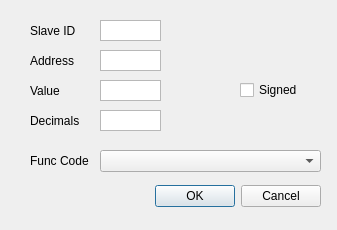
<?xml version="1.0" encoding="UTF-8"?>
<ui version="4.0">
 <class>WriteRegDialog</class>
 <widget class="QDialog" name="WriteRegDialog">
  <property name="geometry">
   <rect>
    <x>0</x>
    <y>0</y>
    <width>337</width>
    <height>230</height>
   </rect>
  </property>
  <property name="windowTitle">
   <string>Dialog</string>
  </property>
  <widget class="QDialogButtonBox" name="buttonBox">
   <property name="geometry">
    <rect>
     <x>90</x>
     <y>180</y>
     <width>231</width>
     <height>32</height>
    </rect>
   </property>
   <property name="orientation">
    <enum>Qt::Horizontal</enum>
   </property>
   <property name="standardButtons">
    <set>QDialogButtonBox::Cancel|QDialogButtonBox::Ok</set>
   </property>
  </widget>
  <widget class="QLabel" name="label_7">
   <property name="geometry">
    <rect>
     <x>30</x>
     <y>150</y>
     <width>61</width>
     <height>21</height>
    </rect>
   </property>
   <property name="text">
    <string>Func Code</string>
   </property>
   <property name="alignment">
    <set>Qt::AlignLeading|Qt::AlignLeft|Qt::AlignVCenter</set>
   </property>
   <property name="wordWrap">
    <bool>true</bool>
   </property>
  </widget>
  <widget class="QComboBox" name="comboFunctionCode">
   <property name="geometry">
    <rect>
     <x>100</x>
     <y>150</y>
     <width>221</width>
     <height>22</height>
    </rect>
   </property>
  </widget>
  <widget class="QTextEdit" name="SlaveID">
   <property name="geometry">
    <rect>
     <x>100</x>
     <y>20</y>
     <width>61</width>
     <height>21</height>
    </rect>
   </property>
   <property name="sizePolicy">
    <sizepolicy hsizetype="Expanding" vsizetype="Expanding">
     <horstretch>0</horstretch>
     <verstretch>0</verstretch>
    </sizepolicy>
   </property>
   <property name="verticalScrollBarPolicy">
    <enum>Qt::ScrollBarAlwaysOff</enum>
   </property>
  </widget>
  <widget class="QTextEdit" name="Value">
   <property name="geometry">
    <rect>
     <x>100</x>
     <y>80</y>
     <width>61</width>
     <height>21</height>
    </rect>
   </property>
   <property name="verticalScrollBarPolicy">
    <enum>Qt::ScrollBarAlwaysOff</enum>
   </property>
  </widget>
  <widget class="QLabel" name="label">
   <property name="geometry">
    <rect>
     <x>30</x>
     <y>20</y>
     <width>61</width>
     <height>21</height>
    </rect>
   </property>
   <property name="text">
    <string>Slave ID</string>
   </property>
   <property name="alignment">
    <set>Qt::AlignLeading|Qt::AlignLeft|Qt::AlignVCenter</set>
   </property>
   <property name="wordWrap">
    <bool>true</bool>
   </property>
  </widget>
  <widget class="QTextEdit" name="Address">
   <property name="geometry">
    <rect>
     <x>100</x>
     <y>50</y>
     <width>61</width>
     <height>21</height>
    </rect>
   </property>
   <property name="verticalScrollBarPolicy">
    <enum>Qt::ScrollBarAlwaysOff</enum>
   </property>
  </widget>
  <widget class="QLabel" name="label_6">
   <property name="geometry">
    <rect>
     <x>30</x>
     <y>80</y>
     <width>61</width>
     <height>21</height>
    </rect>
   </property>
   <property name="text">
    <string>Value</string>
   </property>
   <property name="alignment">
    <set>Qt::AlignLeading|Qt::AlignLeft|Qt::AlignVCenter</set>
   </property>
   <property name="wordWrap">
    <bool>true</bool>
   </property>
  </widget>
  <widget class="QLabel" name="label_5">
   <property name="geometry">
    <rect>
     <x>30</x>
     <y>50</y>
     <width>61</width>
     <height>21</height>
    </rect>
   </property>
   <property name="text">
    <string>Address</string>
   </property>
   <property name="alignment">
    <set>Qt::AlignLeading|Qt::AlignLeft|Qt::AlignVCenter</set>
   </property>
   <property name="wordWrap">
    <bool>true</bool>
   </property>
  </widget>
  <widget class="QCheckBox" name="checkBoxSigned">
   <property name="geometry">
    <rect>
     <x>240</x>
     <y>80</y>
     <width>81</width>
     <height>20</height>
    </rect>
   </property>
   <property name="text">
    <string>Signed</string>
   </property>
  </widget>
  <widget class="QLabel" name="label_8">
   <property name="geometry">
    <rect>
     <x>30</x>
     <y>110</y>
     <width>61</width>
     <height>21</height>
    </rect>
   </property>
   <property name="text">
    <string>Decimals</string>
   </property>
   <property name="alignment">
    <set>Qt::AlignLeading|Qt::AlignLeft|Qt::AlignVCenter</set>
   </property>
   <property name="wordWrap">
    <bool>true</bool>
   </property>
  </widget>
  <widget class="QTextEdit" name="Decimals">
   <property name="geometry">
    <rect>
     <x>100</x>
     <y>110</y>
     <width>61</width>
     <height>21</height>
    </rect>
   </property>
   <property name="verticalScrollBarPolicy">
    <enum>Qt::ScrollBarAlwaysOff</enum>
   </property>
  </widget>
 </widget>
 <resources/>
 <connections>
  <connection>
   <sender>buttonBox</sender>
   <signal>accepted()</signal>
   <receiver>WriteRegDialog</receiver>
   <slot>accept()</slot>
   <hints>
    <hint type="sourcelabel">
     <x>248</x>
     <y>254</y>
    </hint>
    <hint type="destinationlabel">
     <x>157</x>
     <y>274</y>
    </hint>
   </hints>
  </connection>
  <connection>
   <sender>buttonBox</sender>
   <signal>rejected()</signal>
   <receiver>WriteRegDialog</receiver>
   <slot>reject()</slot>
   <hints>
    <hint type="sourcelabel">
     <x>316</x>
     <y>260</y>
    </hint>
    <hint type="destinationlabel">
     <x>286</x>
     <y>274</y>
    </hint>
   </hints>
  </connection>
 </connections>
</ui>
